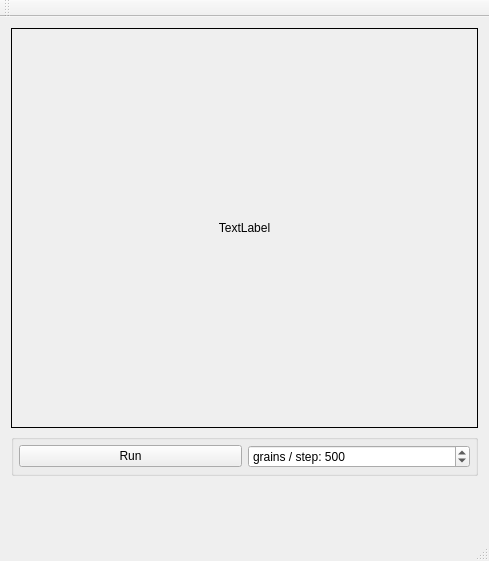
<?xml version="1.0" encoding="UTF-8"?>
<ui version="4.0">
 <class>MainWindow</class>
 <widget class="QMainWindow" name="MainWindow">
  <property name="geometry">
   <rect>
    <x>0</x>
    <y>0</y>
    <width>489</width>
    <height>561</height>
   </rect>
  </property>
  <property name="windowTitle">
   <string>MainWindow</string>
  </property>
  <widget class="QWidget" name="centralWidget">
   <layout class="QVBoxLayout" name="verticalLayout">
    <item>
     <widget class="QLabel" name="imgLabel">
      <property name="minimumSize">
       <size>
        <width>400</width>
        <height>400</height>
       </size>
      </property>
      <property name="frameShape">
       <enum>QFrame::Box</enum>
      </property>
      <property name="text">
       <string>TextLabel</string>
      </property>
      <property name="alignment">
       <set>Qt::AlignCenter</set>
      </property>
     </widget>
    </item>
    <item>
     <widget class="QGroupBox" name="groupBox">
      <property name="title">
       <string/>
      </property>
      <layout class="QHBoxLayout" name="horizontalLayout">
       <property name="spacing">
        <number>-1</number>
       </property>
       <property name="leftMargin">
        <number>5</number>
       </property>
       <property name="topMargin">
        <number>5</number>
       </property>
       <property name="rightMargin">
        <number>5</number>
       </property>
       <property name="bottomMargin">
        <number>5</number>
       </property>
       <item>
        <widget class="QPushButton" name="runButton">
         <property name="text">
          <string>Run</string>
         </property>
        </widget>
       </item>
       <item>
        <widget class="QSpinBox" name="batchSpinBox">
         <property name="prefix">
          <string>grains / step: </string>
         </property>
         <property name="minimum">
          <number>1</number>
         </property>
         <property name="maximum">
          <number>100000000</number>
         </property>
         <property name="value">
          <number>500</number>
         </property>
        </widget>
       </item>
      </layout>
     </widget>
    </item>
    <item>
     <spacer name="verticalSpacer">
      <property name="orientation">
       <enum>Qt::Vertical</enum>
      </property>
      <property name="sizeHint" stdset="0">
       <size>
        <width>20</width>
        <height>40</height>
       </size>
      </property>
     </spacer>
    </item>
   </layout>
  </widget>
  <widget class="QMenuBar" name="menuBar">
   <property name="geometry">
    <rect>
     <x>0</x>
     <y>0</y>
     <width>489</width>
     <height>22</height>
    </rect>
   </property>
  </widget>
  <widget class="QToolBar" name="mainToolBar">
   <attribute name="toolBarArea">
    <enum>TopToolBarArea</enum>
   </attribute>
   <attribute name="toolBarBreak">
    <bool>false</bool>
   </attribute>
  </widget>
  <widget class="QStatusBar" name="statusBar"/>
 </widget>
 <layoutdefault spacing="6" margin="11"/>
 <resources/>
 <connections/>
</ui>
